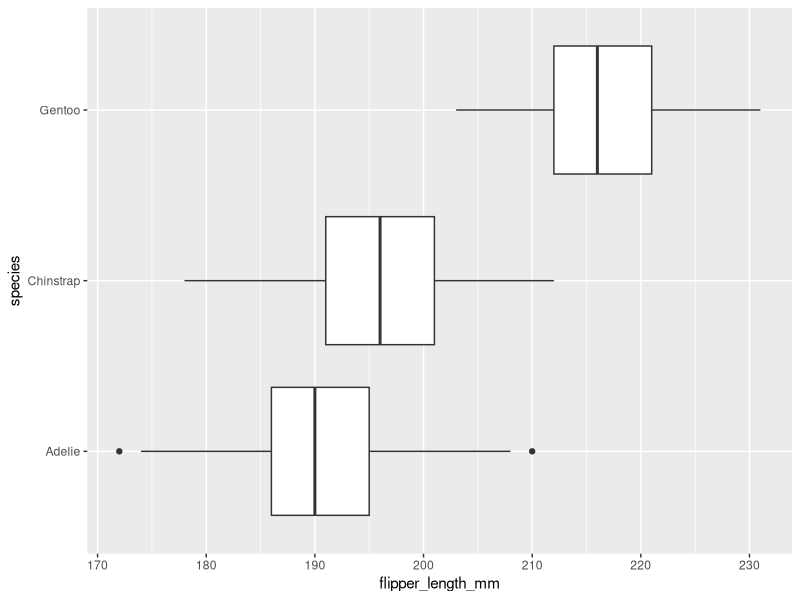
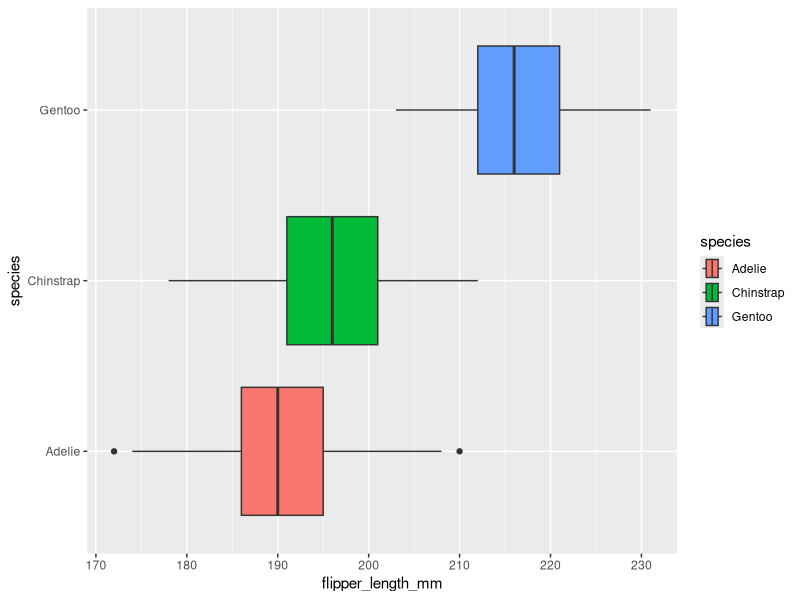
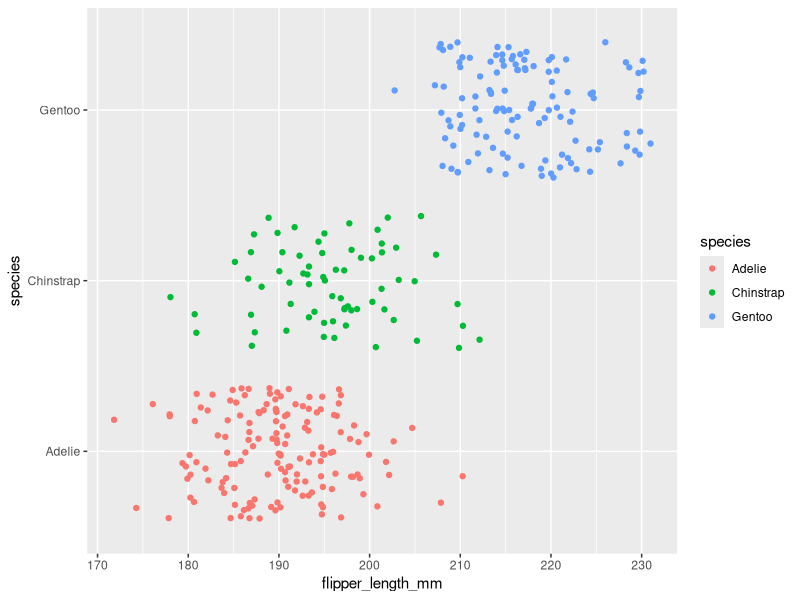
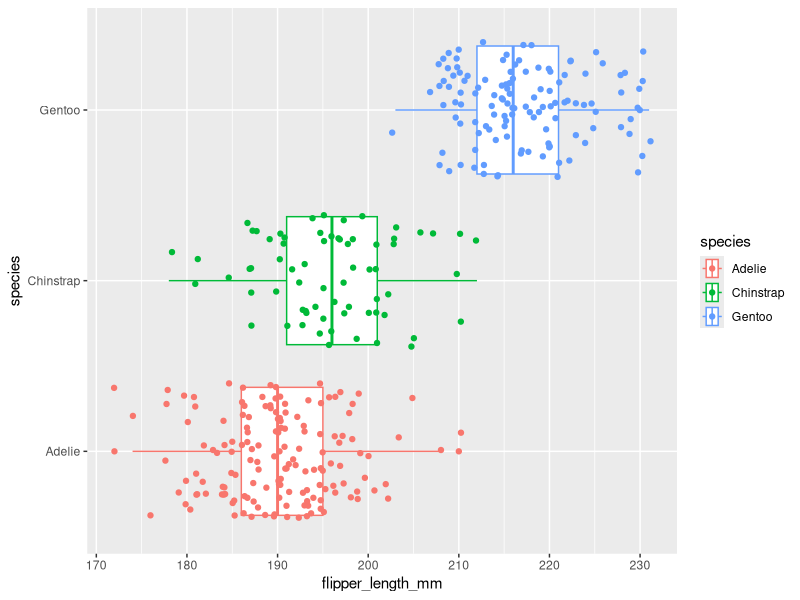
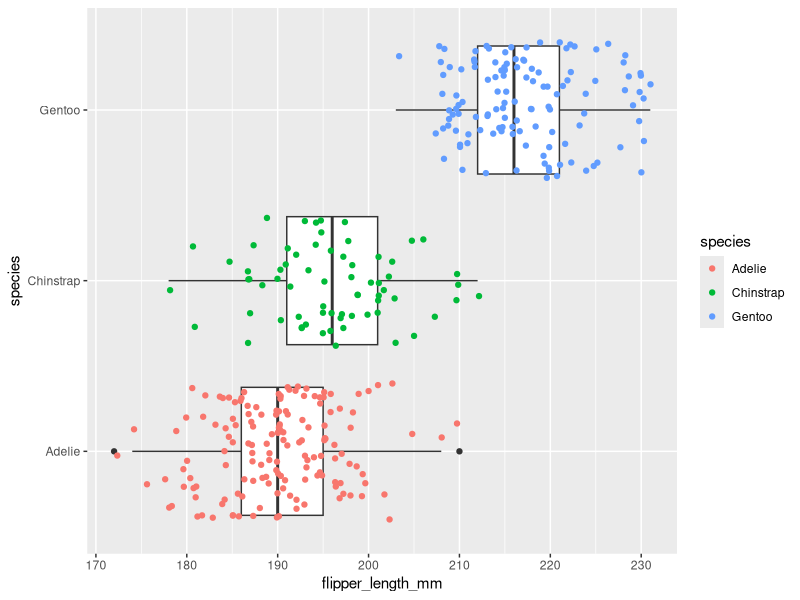
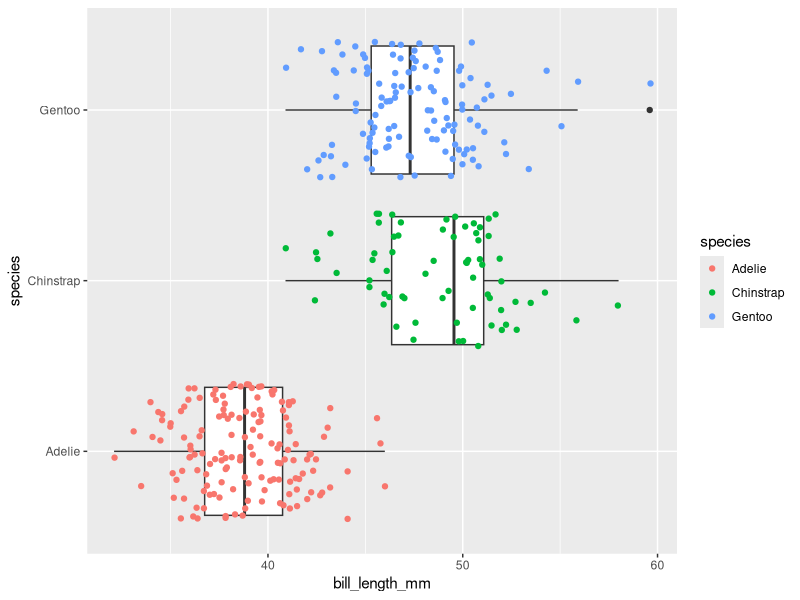
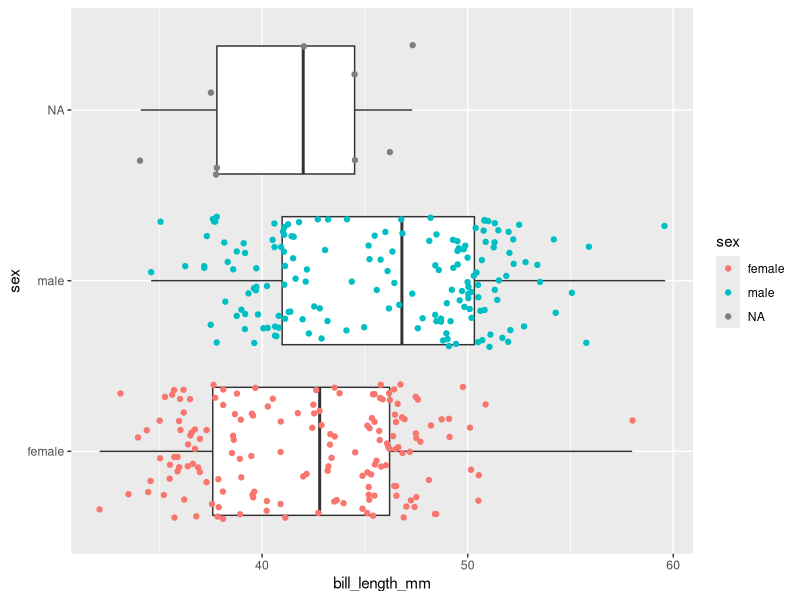
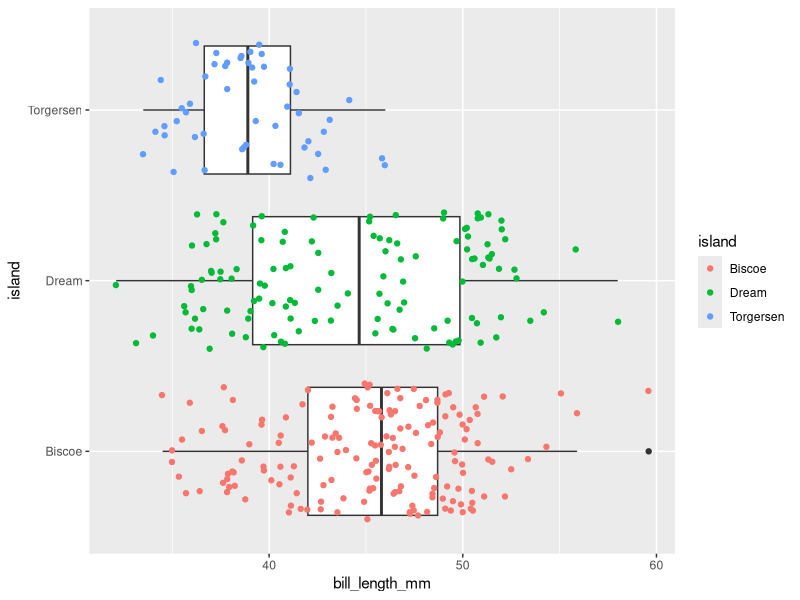

These charts were generated, in order, by the following R code:
## ---- chunk 1
knitr::opts_chunk$set(error = TRUE)
## ---- chunk 2
library(palmerpenguins)
penguins
## ---- chunk 3
library(ggplot2)
## ---- chunk 4
ggplot(data = penguins, mapping = aes(x = flipper_length_mm, y = species)) +
  geom_boxplot()
## ---- chunk 5
ggplot(data = penguins, mapping = aes(x = flipper_length_mm, y = species, fill = species)) +
  geom_boxplot()
## ---- chunk 6
ggplot(data = penguins, mapping = aes(x = flipper_length_mm, y = species, color = species)) +
  geom_jitter()
## ---- chunk 7
ggplot(data = penguins, mapping = aes(x = flipper_length_mm, y = species, color = species)) +
  geom_boxplot() +
  geom_jitter()
## ---- chunk 8
ggplot(data = penguins, mapping = aes(x = flipper_length_mm, y = species)) +
  geom_boxplot() +
  geom_jitter(mapping = aes(color = species))
## ---- chunk 9
ggplot(data = penguins, mapping = aes(x = bill_length_mm, y = species)) +
  geom_boxplot() +
  geom_jitter(aes(color = species))
## ---- chunk 10
ggplot(data = penguins, mapping = aes(x = bill_length_mm, y = sex)) +
  geom_boxplot() +
  geom_jitter(aes(color = sex))
## ---- chunk 11
ggplot(data = penguins, mapping = aes(x = bill_length_mm, y = island)) +
  geom_boxplot() +
  geom_jitter(aes(color = island))
## ---- chunk 12
ggplot(data = penguins, mapping = aes(x = flipper_length_mm, y = body_mass_g)) +
  geom_point()
## ---- chunk 13
ggplot(data = penguins, mapping = aes(x = flipper_length_mm, y = body_mass_g, color = species, shape = species)) +
  geom_point()
## ---- chunk 14
ggplot(data = penguins, mapping = aes(x = flipper_length_mm, y = body_mass_g)) +
  geom_point(size = 2, alpha = .5)
